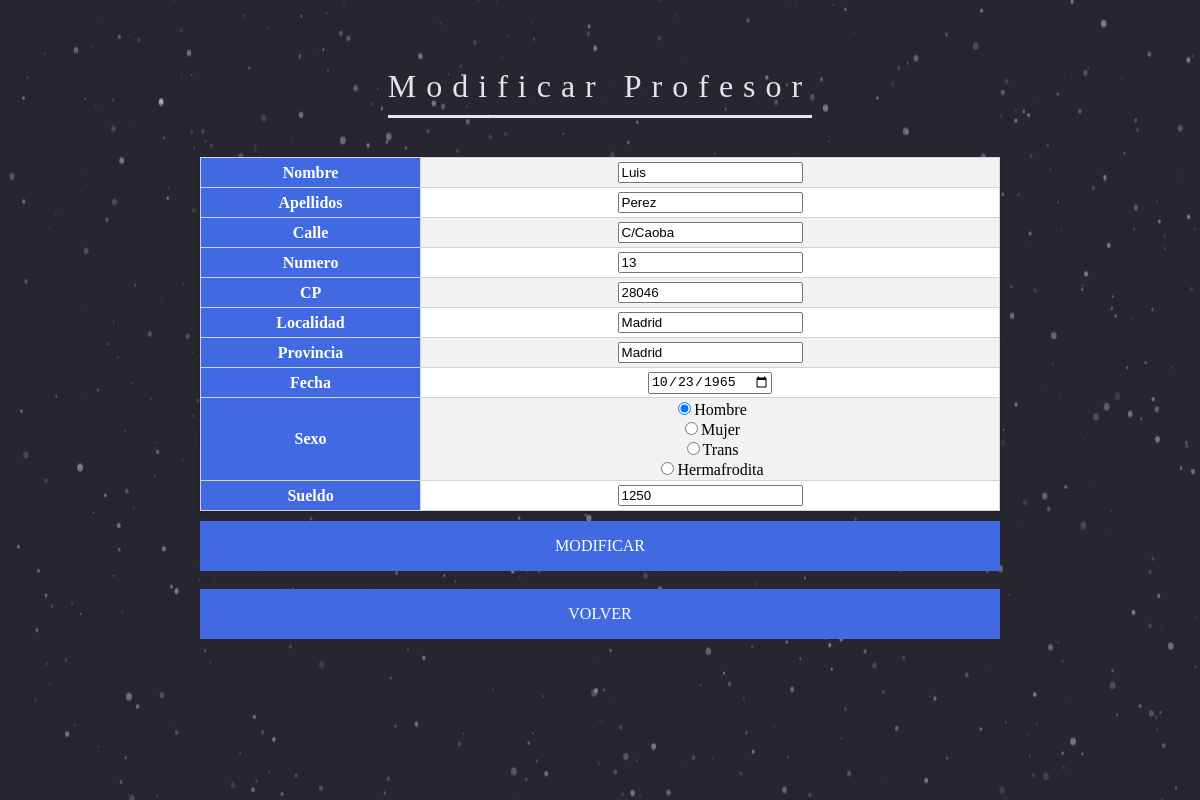
The page /vistas/profesores/modificarProfesor.php?id=1 on the database its author committed.
### tables this page shows
CREATE TABLE IF NOT EXISTS `profesores` (
  `id_profesor` int(20) NOT NULL,
  `nombre_profesor` varchar(20) NOT NULL,
  `apellido_profesor` varchar(20) NOT NULL,
  `calle_profesor` varchar(100) NOT NULL,
  `numero_profesor` int(5) NOT NULL,
  `cp_profesor` int(5) NOT NULL,
  `localidad_profesor` varchar(100) NOT NULL,
  `provincia_profesor` varchar(100) NOT NULL,
  `fecha_profesor` date NOT NULL,
  `sexo_profesor` int(1) NOT NULL,
  `sueldo_profesor` int(4) NOT NULL
);

### controladores/dbManager.php (called while the page is built, shortened)
<?php
class gestorBD
{
	private $host = "mysql.hostinger.es";
	private $user = "u316672289_admin";
	private $pass = "cagoenla";
	private $dbname = "u316672289_acces";
	private $dbh;
	private $stmt;
public function __construct()
{
	$dsn = 'mysql:host='.$this->host.';dbname='.$this->dbname;
	$options = array(
   		 PDO::ATTR_PERSISTENT => true,
    	 PDO::ATTR_ERRMODE => PDO::ERRMODE_EXCEPTION,
		 PDO::MYSQL_ATTR_INIT_COMMAND => "SET NAMES utf8"
	);
	try {
		$this->dbh = new PDO($dsn,$this->user,$this->pass, $options);
	}catch (PDOException $e) {
    	$this->error = $e->getMessage();
	    throw new Exception("GestorBD error en el CONSTRUCT -->".$e->getMessage());
	}
}
public function query($query){
    $this->stmt = $this->dbh->prepare($query);
}
public function bind($param, $value){
     if(is_string($value))
              $type = PDO::PARAM_STR;
    $this->stmt->bindValue($param, $value, $type);
}
public function execute(){
	try
	{
    	return $this->stmt->execute();
	}catch (PDOException $e) {
		 throw new Exception("GestorBD error en el EXECUTE -->".$e->getMessage());
	}
}
public function single(){
    $this->execute();
    return $this->stmt->fetch(PDO::FETCH_ASSOC);
}
}
?>

### vistas/profesores/modificarProfesor.php (the view, shortened to what this page needs)
<?php
include '../../controladores/dbManager.php';
$miBBDD = new gestorBD();
$miBBDD->query("SELECT * FROM profesores WHERE id_profesor=:id");
$miBBDD->bind(":id", filter_input(INPUT_GET, "id"));
$profesor = $miBBDD->single();
?>
<html>
    <head>
        <link rel="stylesheet" type="text/css" href="../../css/estilosMenu.css">
        <link href="../../css/estilos.css" rel="stylesheet" type="text/css"/>
    <body>
        <div id="dust">
        </div>
        <div id="miTabla">
            <div class="title">
                <center><h1>Modificar Profesor</h1></center>
            </div><br>
            </head>
            <form action="../../controladores/modificarProfesorController.php" method="POST" enctype="multipart/form-data" id="modificarProfesor">
                <table>
                    <tbody>
                    <tr>
                        <th class="azul">Nombre</th>
                        <td><input type="text" name="nombre" placeholder="Introduzca el nombre" value="<?php echo $profesor["nombre_profesor"]; ?>" required></td>
                    </tr><tr>
                        <th class="azul">Apellidos</th>
                        <td><input type="text" name="apellidos" placeholder="Introduzca apellido"  value="<?php echo $profesor["apellido_profesor"]; ?>" required/></td>
                    </tr><tr>
                        <th class="azul">Calle</th>
                        <td><input type="text" name="calle" placeholder="Introduzca calle"  value="<?php echo $profesor["calle_profesor"]; ?>" required/></td>
                    </tr><tr>
                        <th class="azul">Numero</th>
                        <td><input type="number" name="numero" placeholder="Introduzca numero"  value="<?php echo $profesor["numero_profesor"]; ?>" required/></td>
                    </tr><tr>
                        <th class="azul">CP</th>
                        <td><input type="number" name="cp" placeholder="Introduzca codigo postal"  value="<?php echo $profesor["cp_profesor"]; ?>" required/></td>
                    </tr><tr>
                        <th class="azul">Localidad</th>
                        <td><input type="text" name="localidad" placeholder="Introduzca localidad"  value="<?php echo $profesor["localidad_profesor"]; ?>" required/></td>
                    </tr><tr>
                        <th class="azul">Provincia</th>
                        <td><input type="text" name="provincia" placeholder="Introduzca provincia"  value="<?php echo $profesor["provincia_profesor"]; ?>" required/></td>
                    </tr><tr>
                        <th class="azul">Fecha</th>
                        <td><input type="date" name="fecha" placeholder="Introduzca fecha"  value="<?php echo $profesor["fecha_profesor"]; ?>" required/></td>
                    </tr><tr>
                        <th class="azul">Sexo</th>
                        <td>
                            <input type="radio" name="sexo" value="1"<?php
                            if ($profesor["sexo_profesor"] == 1) {
                                echo "checked";
                            }
                            ?>/>Hombre
                            <br>
                            <input type="radio" name="sexo" value="2"<?php
                                   ?>/>Mujer
                            <br>
                            <input type="radio" name="sexo" value="3"<?php
                            if ($profesor["sexo_profesor"] == 3) {
                                ?>
                                       checked
<?php }
?>/>Trans
                            <br>
                            <input type="radio" name="sexo" value="4"<?php
                            if ($profesor["sexo_profesor"] == 4) {
                                echo "checked";
                            }
                            ?>/>Hermafrodita</td>
                    </tr><tr>
                        <th class="azul">Sueldo</th>
                        <td><input type="number" name="sueldo" placeholder="Introduzca sueldo" step="150"  value="<?php echo $profesor["sueldo_profesor"]; ?>" required/></td>
                    </tr>
                    </tbody>
                </table>
                <center>
                    <div onclick="submitForm()" class="mano">
                        <div class="cube flip-to-top">
                            <div class="estado-defecto profesores">
                                <span>Modificar</span>
                            </div>
                        </div>
                    </div>
                </center>
                <br>
                <center><a href="profesores.php"><div class="cube flip-to-top">
                            <div class="estado-defecto profesores">
                                <span>Volver</span>
                            </div>
                        </div></a>
                </center>
            </form>
    </body>
</html>

### css/estilosMenu.css (style rules this page uses)
a { color:#fff; text-decoration:none; }
.cube { width: 100%; height: 50px; -webkit-transition: all 250ms ease; -moz-transition: all 250ms ease; -o-transition: all 250ms ease; transition: all 250ms ease; -webkit-transform-style: preserve-3d; -moz-transform-style: preserve-3d; -o-transform-style: preserve-3d; -ms-transform-style: preserve-3d; transform-style: preserve-3d; }
.estado-defecto,.estado-activo { height: 50px; }
.estado-defecto { -webkit-transform: translateZ(25px); -moz-transform: translateZ(25px); -o-transform: translateZ(25px); -ms-transform: translateZ(25px); transform: translateZ(25px); }
.cube { text-align: center; margin: 0 auto; }
.estado-defecto, .estado-activo { font-size: 16px; text-transform: uppercase; color: #fff; line-height: 50px; -webkit-transition: background 250ms ease; -moz-transition: background 250ms ease; -o-transition: background 250ms ease; transition: background 250ms ease; }
.profesores { background: #4169E1; }
body { font-family: 'Libre Baskerville', serif; background: #262530; text-align: center; -webkit-font-smoothing: antialiased; -moz-osx-font-smoothing: grayscale; }
#dust { position: absolute; width: 99%; top: 0; }
.title { -webkit-transform: scale(0); transform: scale(0); -webkit-filter: blur(10px); filter: blur(10px); }
h1 { font-size: 2em; margin-top: 50px; opacity: 1; position: relative; color: #E3E3EB; font-weight: 400; text-align: center; padding-bottom: 10px; display: inline-block; border-bottom: 3px solid #E3E3EB; letter-spacing: 10px; }
.title { -webkit-animation-name: zoomIn; animation-name: zoomIn; -webkit-animation-duration: 1.2s; animation-duration: 1.2s; -webkit-animation-timing-function: ease-out; animation-timing-function: ease-out; -webkit-animation-delay: 0.2s; animation-delay: 0.2s; -webkit-animation-direction: alternate; animation-direction: alternate; -webkit-animation-iteration-count: 1; animation-iteration-count: 1; -webkit-animation-fill-mode: forwards; animation-fill-mode: forwards; -webkit-animation-play-state: running; animation-play-state: running; }

### css/estilos.css (style rules this page uses)
body { font-family: 'Verdana'; background: #262530; }
#miTabla { margin: 0 auto; padding: 10px; max-width: 800px; }
#dust { position: absolute; width: 99%; top: 0; z-index: -1; }
table { border-collapse: collapse; margin: 0 0 10px 0; width: 100%; box-shadow: 0 1px 3px rgba(0, 0, 0, 0.2); display: table; z-index: 1; }
table,th,tr,td { border: 1px solid #D3D3D3; }
th,td { text-align: center; vertical-align: central; height: 30px; }
.azul { font-weight: 900; color: #ffffff; background: #4169E1; }
tr:nth-child(even) { background-color: #f2f2f2; }
tr:nth-child(odd) { background-color: #ffffff; }
h1 { font-family: 'Libre Baskerville', serif; font-size: 2em; margin-top: 50px; opacity: 1; position: relative; color: #E3E3EB; font-weight: 400; text-align: center; padding-bottom: 10px; display: inline-block; border-bottom: 3px solid #E3E3EB; letter-spacing: 10px; }

### rows shown on the page
profesores: nombre "Luis", apellidos "Perez", calle "C/Caoba", numero "13", cp "28046", localidad "Madrid", provincia "Madrid", fecha "10/23/1965", sexo_profesor "☑", sueldo "1250"
